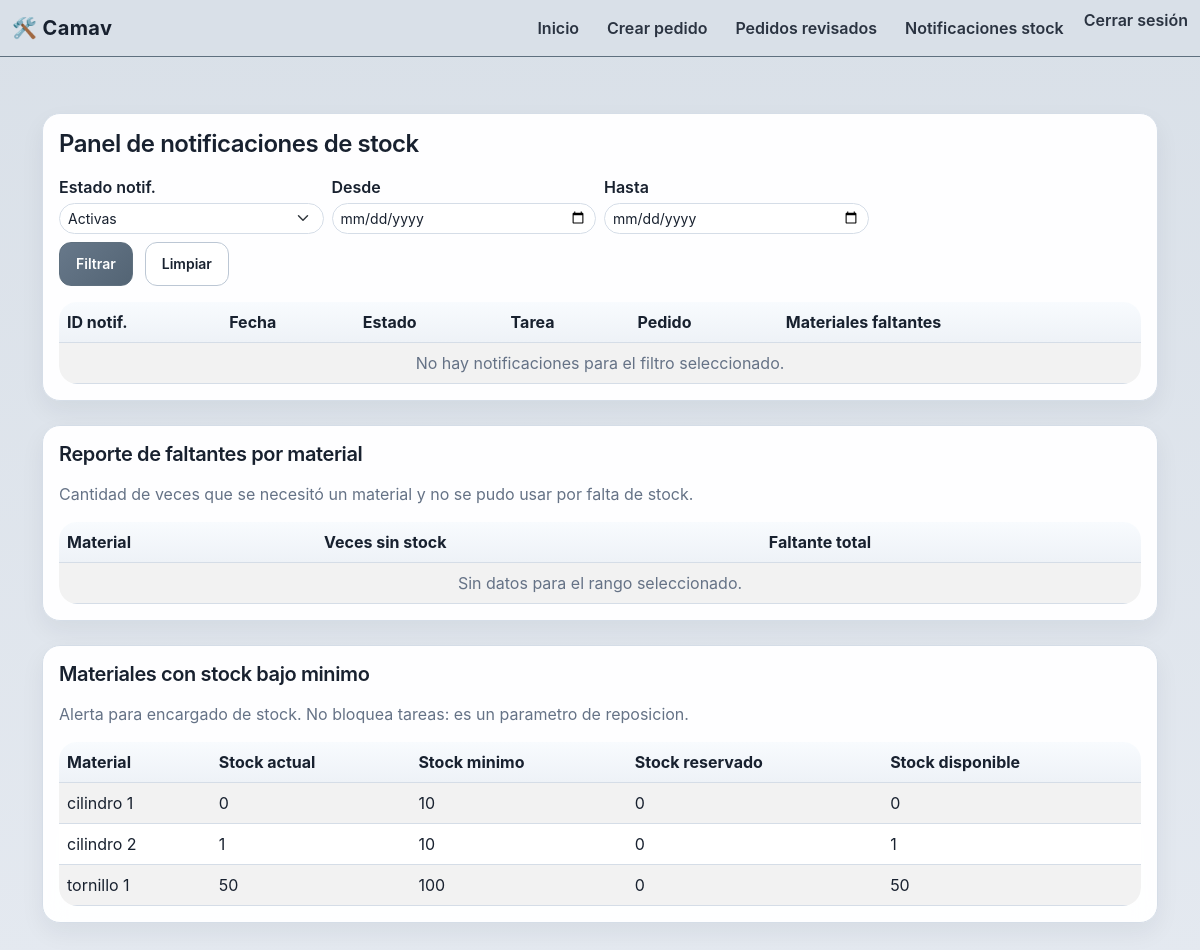
Screenshot of /panel_notificaciones/ (signed in) with the database file from the repository.
### amortiguador/models.py (models this page shows)
class Material(models.Model):
  nombre = models.CharField(max_length=200, default='')
  tipo = models.CharField(max_length=100)
  unidad = models.CharField(max_length=100, default='unidad')
  stockActual = models.BigIntegerField(default=0)
  stockMinimo = models.BigIntegerField(default=0)
  stockreservado = models.BigIntegerField(blank=True, null=True, default=0)

### amortiguador/views.py (the view, shortened to what this page needs)
# urls.py: path('panel_notificaciones/', views.panel_notificaciones, name='panel_notificaciones'),
@role_required(['encargado'])
def panel_notificaciones(request):
    desde = (request.GET.get('desde') or '').strip()
    hasta = (request.GET.get('hasta') or '').strip()
    estado_notif = (request.GET.get('estado_notif') or 'activas').strip().lower()
    if estado_notif not in ('activas', 'resueltas', 'todas'):
        estado_notif = 'activas'
    notificaciones = Notificacion.objects.select_related(
        'tarea',
        'tarea__pedido',
        'tarea__amortiguador',
    ).order_by('-fecha_solicitud')
    if estado_notif == 'activas':
        notificaciones = notificaciones.filter(resolved=False)
    elif estado_notif == 'resueltas':
        notificaciones = notificaciones.filter(resolved=True)
    if desde:
        notificaciones = notificaciones.filter(fecha_solicitud__date__gte=desde)
    if hasta:
        notificaciones = notificaciones.filter(fecha_solicitud__date__lte=hasta)
    filas_reporte = {}
    notificaciones_detalle = []
    reporte_materiales = sorted(
        filas_reporte.values(),
        key=lambda x: (-x['veces_sin_stock'], x['material'])
    )
    materiales_bajo_minimo = []
    for material in Material.objects.all().order_by('tipo'):
        stock_actual = int(material.stockActual or 0)
        stock_minimo = int(material.stockMinimo or 0)
        stock_reservado = int(material.stockreservado or 0)
        stock_disponible = stock_actual - stock_reservado
        if stock_actual < stock_minimo:
            materiales_bajo_minimo.append({
                'id': material.id,
                'material': material.tipo,
                'stock_actual': stock_actual,
                'stock_minimo': stock_minimo,
                'stock_reservado': stock_reservado,
                'stock_disponible': stock_disponible,
            })
    context = {
        'notificaciones': notificaciones_detalle,
        'reporte_materiales': reporte_materiales,
        'materiales_bajo_minimo': materiales_bajo_minimo,
        'desde': desde,
        'hasta': hasta,
        'estado_notif': estado_notif,
    }
    return render(request, 'panel_notificaciones.html', context)

### amortiguador/templates/panel_notificaciones.html (shortened to what this page needs)
{% extends 'base.html' %}
{% block content %}
<div class="container mt-4">
  <div class="card shadow-sm mb-4">
    <div class="card-body">
      <div class="d-flex flex-wrap justify-content-between align-items-center gap-2 mb-3">
        <h4 class="card-title mb-0">Panel de notificaciones de stock</h4>
      </div>
      <form method="get" class="row g-2 align-items-end mb-3">
        <div class="col-sm-4 col-md-3">
          <label for="estado_notif" class="form-label mb-1">Estado notif.</label>
          <select id="estado_notif" name="estado_notif" class="form-select form-select-sm">
            <option value="activas" {% if estado_notif == 'activas' %}selected{% endif %}>Activas</option>
          </select>
        </div>
        <div class="col-sm-4 col-md-3">
          <label for="desde" class="form-label mb-1">Desde</label>
          <input type="date" id="desde" name="desde" value="{{ desde }}" class="form-control form-control-sm">
        </div>
        <div class="col-sm-4 col-md-3">
          <label for="hasta" class="form-label mb-1">Hasta</label>
          <input type="date" id="hasta" name="hasta" value="{{ hasta }}" class="form-control form-control-sm">
        </div>
        <div class="col-sm-4 col-md-6 d-flex gap-2">
          <button type="submit" class="btn btn-sm btn-primary">Filtrar</button>
          <a href="{% url 'panel_notificaciones' %}" class="btn btn-sm btn-outline-secondary">Limpiar</a>
        </div>
      </form>
      <div class="table-responsive">
        <table class="table table-striped table-hover align-middle">
          <thead class="table-light">
            <tr>
              <th>ID notif.</th>
              <th>Fecha</th>
              <th>Estado</th>
              <th>Tarea</th>
              <th>Pedido</th>
              <th>Materiales faltantes</th>
            </tr>
          </thead>
          <tbody>
            {% for notif in notificaciones %}
              <tr>
                <td>{{ notif.id }}</td>
                <td>{{ notif.fecha_solicitud|date:'d/m/Y H:i' }}</td>
                <td>
                  {% if notif.resolved %}
                    <span class="badge bg-secondary">Resuelta</span>
                  {% else %}
                    <span class="badge bg-danger">Activa</span>
                  {% endif %}
                </td>
                <td>
                  <a href="{% url 'detalle_tarea' notif.tarea_id %}">{{ notif.tarea_id }}</a>
                </td>
                <td>
                  <a href="{% url 'detalle_pedido' notif.pedido_id %}">{{ notif.pedido_id }}</a>
                </td>
                <td>
                  {% if notif.materiales %}
                    {{ notif.materiales|join:', ' }}
                  {% else %}
                    <span class="text-muted">Sin detalle</span>
                  {% endif %}
                </td>
              </tr>
            {% empty %}
              <tr>
                <td colspan="6" class="text-center text-muted">No hay notificaciones para el filtro seleccionado.</td>
              </tr>
            {% endfor %}
          </tbody>
        </table>
      </div>
    </div>
  </div>
  <div class="card shadow-sm">
    <div class="card-body">
      <h5 class="card-title mb-3">Reporte de faltantes por material</h5>
      <p class="text-muted mb-3">Cantidad de veces que se necesitó un material y no se pudo usar por falta de stock.</p>
      <div class="table-responsive">
        <table class="table table-striped table-hover align-middle">
          <thead class="table-light">
            <tr>
              <th>Material</th>
              <th>Veces sin stock</th>
              <th>Faltante total</th>
            </tr>
          </thead>
          <tbody>
            {% for fila in reporte_materiales %}
              <tr>
                <td>{{ fila.material }}</td>
                <td>{{ fila.veces_sin_stock }}</td>
                <td>{{ fila.faltante_total }}</td>
              </tr>
            {% empty %}
              <tr>
                <td colspan="3" class="text-center text-muted">Sin datos para el rango seleccionado.</td>
              </tr>
            {% endfor %}
          </tbody>
        </table>
      </div>
    </div>
  </div>
  <div class="card shadow-sm mt-4">
    <div class="card-body">
      <h5 class="card-title mb-3">Materiales con stock bajo minimo</h5>
      <p class="text-muted mb-3">Alerta para encargado de stock. No bloquea tareas: es un parametro de reposicion.</p>
      <div class="table-responsive">
        <table class="table table-striped table-hover align-middle">
          <thead class="table-light">
            <tr>
              <th>Material</th>
              <th>Stock actual</th>
              <th>Stock minimo</th>
              <th>Stock reservado</th>
              <th>Stock disponible</th>
            </tr>
          </thead>
          <tbody>
            {% for fila in materiales_bajo_minimo %}
              <tr>
                <td>{{ fila.material }}</td>
                <td>{{ fila.stock_actual }}</td>
                <td>{{ fila.stock_minimo }}</td>
                <td>{{ fila.stock_reservado }}</td>
                <td>
                  {% if fila.stock_disponible < 0 %}
                    <span class="text-danger">{{ fila.stock_disponible }}</span>
                  {% else %}
                    {{ fila.stock_disponible }}
                  {% endif %}
                </td>
              </tr>
            {% empty %}
              <tr>
                <td colspan="5" class="text-center text-muted">No hay materiales bajo minimo.</td>
              </tr>
            {% endfor %}
          </tbody>
        </table>
      </div>
    </div>
  </div>
</div>
{% endblock %}

### amortiguador/static/camav_theme.css (style rules this page uses)
:root { --primary: #5c6f82; --primary-deep: #364656; --primary-soft: #eef2f6; --accent: #7b8da1; --background: #e4e9f0; --background-elevated: #d9e0e8; --surface: rgba(255, 255, 255, 0.96); --surface-strong: #ffffff; --text: #18212f; --text-muted: #657286; --border: #d5dde7; --border-strong: #bcc7d4; --shadow: 0 18px 40px rgba(20, 32, 48, 0.09); --shadow-soft: 0 10px 24px rgba(20, 32, 48, 0.06); }
* { box-sizing: border-box; }
html { scroll-behavior: smooth; }
body { margin: 0; min-height: 100vh; color: var(--text); background: linear-gradient( 180deg, var(--background-elevated) 0%, var(--background) 100% ); font-family: Inter, 'Segoe UI', system-ui, -apple-system, BlinkMacSystemFont, sans-serif; line-height: 1.5; }
body::before { content: ''; position: fixed; inset: 0; pointer-events: none; background-image: linear-gradient(rgba(255, 255, 255, 0.18) 1px, transparent 1px), linear-gradient(90deg, rgba(255, 255, 255, 0.18) 1px, transparent 1px); background-size: 72px 72px; opacity: 0.14; mask-image: radial-gradient(circle at center, black 60%, transparent 100%); }
a { color: var(--primary); text-decoration: none; }
main.page-container > .container, main.page-container > .container-fluid { position: relative; z-index: 1; }
.card, .list-group-item, .table, .form-control, .form-select, .input-group-text, .select2-container--default .select2-selection--single { border-color: var(--border) !important; }
.card, .bg-light, .alert, .table, .list-group, .form-control, .form-select, .input-group-text { border-radius: 18px !important; }
.card, .bg-light, .toolbar, .list-group, .alert, .select2-container--default .select2-selection--single { background-color: var(--surface) !important; box-shadow: var(--shadow-soft); backdrop-filter: blur(10px); }
.card { overflow: hidden; box-shadow: var(--shadow); }
.card-title, .header h1, h1, h2, h3, h4, h5, h6 { color: var(--text); letter-spacing: -0.02em; }
h3, h4, h5, h6 { font-weight: 600; }
.subtitle, .text-muted, .small, small, .form-text, .card-subtitle { color: var(--text-muted) !important; }
.table { margin-bottom: 0; overflow: hidden; }
.table thead th { background: linear-gradient(180deg, #f8fbfe 0%, #eef2f7 100%); color: var(--text); border-bottom: 1px solid var(--border) !important; font-weight: 700; }
.table tbody td { color: var(--text); vertical-align: middle; }
.table-striped > tbody > tr:nth-of-type(odd) > * { --bs-table-accent-bg: rgba(92, 111, 130, 0.03); }
.btn { border-radius: 12px; font-weight: 600; padding: 0.65rem 1rem; transition: transform 0.18s ease, box-shadow 0.18s ease, background-color 0.18s ease, border-color 0.18s ease; }
.btn-primary, .bg-primary { background: linear-gradient(135deg, #67788a 0%, #536474 100%) !important; border-color: #5f707f !important; }
.btn-secondary, .btn-outline-secondary { color: var(--text); border-color: var(--border-strong); background-color: rgba(255, 255, 255, 0.82); }
.form-label { font-weight: 600; color: var(--text); margin-bottom: 0.35rem; }
.form-control, .form-select, .input-group-text { background-color: rgba(255, 255, 255, 0.95) !important; color: var(--text) !important; border-width: 1px !important; box-shadow: none !important; }
.form-control::placeholder { color: #94a3b8; }
.container, .container-fluid { position: relative; }
.container > .card, .container > .bg-light, .container > .alert, .container > .toolbar, .container-fluid > .card, .container-fluid > .bg-light, .container-fluid > .alert, .container-fluid > .toolbar { position: relative; }
.shadow-sm { box-shadow: var(--shadow-soft) !important; }
.text-center.text-muted, .text-muted { color: var(--text-muted) !important; }
.d-flex.gap-2, .d-flex.gap-3 { gap: 0.75rem !important; }
.card .table-responsive { border-radius: 0 0 18px 18px; }

### rows the page displays
Material: material "cilindro 1"
Material: material "cilindro 2", stock_actual "1", stock_minimo "10", stock_reservado "0", stock_disponible "1"
Material: material "tornillo 1", stock_actual "50", stock_minimo "100", stock_reservado "0", stock_disponible "50"

### other values shown
{{ fila.stock_actual }} "0"
{{ fila.stock_minimo }} "10"
{{ fila.stock_reservado }} "0"
{{ fila.stock_disponible }} "0"
